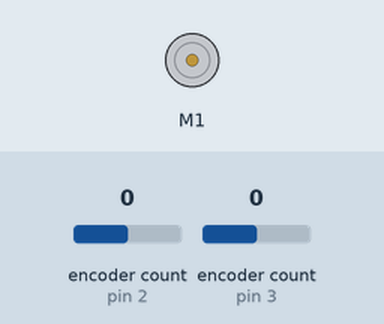
This sketch was run on a simulated Arduino Uno, built with avr-gcc and run on an emulated ATmega328P. On the bench: DC motor (green arrow = forward, orange = backward, longer = faster). The inputs (shaded band) are chosen by the test bench; at power-on: encoder count (sensors on pin 2, pin 3) 0. Random numbers use the default seed unless the sketch sets one.

Above: at 1.2 s.
1.3 s: encoder count (sensor on pin 2) set to 1
4.3 s: encoder count (sensor on pin 3) set to -1
At 5.1 s:
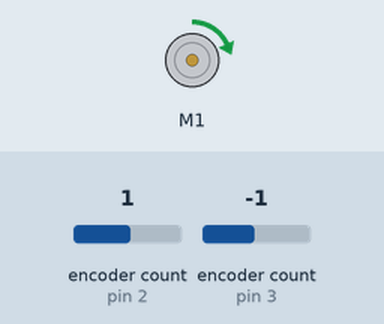
5.8 s: encoder count (sensor on pin 2) set to 5
At 7.0 s:
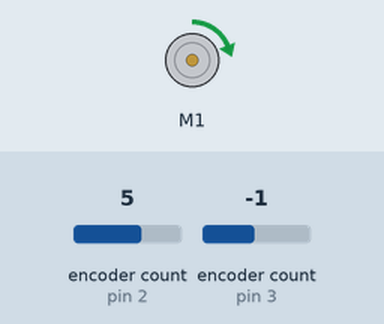
7.5 s: encoder count (sensor on pin 2) set to 4
At 8.6 s:
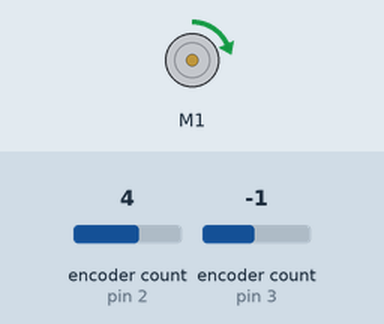
Timing chart, 0 to 11.5 s (numbered marks = the images above; inputs shaded):
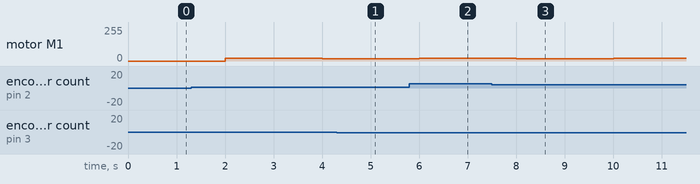

Measured:
- after the input at 4.3 s, motor M1: forward 17/255 → forward 16/255 at once
- after the input at 5.8 s, motor M1: forward 16/255 → forward 20/255 after 0.20 s
- after the input at 7.5 s, motor M1: forward 20/255 → forward 16/255 after 0.51 s, → forward 20/255 2.0 s later

The sketch:

final.ino
```cpp
#include <Wire.h>
#include <Adafruit_MotorShield.h>
#include <utility/Adafruit_MS_PWMServoDriver.h>
#include <Encoder.h>

Adafruit_MotorShield AFMS = Adafruit_MotorShield();
Adafruit_DCMotor *motor = AFMS.getMotor(1);
Encoder flag_encoder(2, 4);
Encoder motor_encoder(3, 5);

const float kP = -.03;
const int max_speed = 20, min_speed = 10;
const float flag_to_motor = 16 * (3200.0 / 360.0);
const int meander_step = 20;
const int meander_interval = 2000;
long current_target;
unsigned long last_meander = millis();

void setup() {
  Serial.begin(9600);
  AFMS.begin();
}

long meander(long flag_ticks) {
  long meander_output = flag_ticks;
  float r = random(0, 100) / 100.0;
  if (r < 0.2) {
    meander_output += random(0 , meander_step);
  }
  else if (r < 0.4) {
    meander_output -= random(0 , meander_step);
  }


  return meander_output;
}

void loop() {
  // read the potentiometer
  long flag_ticks = flag_encoder.read();
  long current_motor_ticks = -motor_encoder.read();

  unsigned long now = millis();
  if (now - last_meander > meander_interval) {
    current_target = meander(flag_ticks);
    last_meander = now;
  }


  long target_motor_ticks = flag_to_motor * current_target;

  int output = kP * (current_motor_ticks - target_motor_ticks);

  output = min(output, max_speed);
  output = max(output, -max_speed);

  if (output > min_speed) {
    motor->run(FORWARD);
    motor->setSpeed(output);
  }
  else if (output < -min_speed) {
    motor->setSpeed(-output);
    motor->run(BACKWARD);
  }
  else {
    motor->run(RELEASE);
  }
}
```
